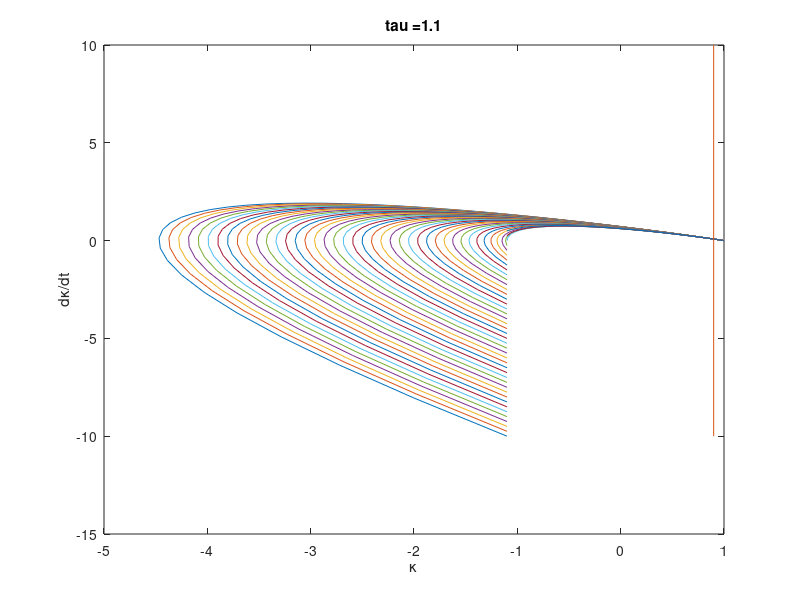

Recreate this plot in MATLAB.
%plot first solution branches for diff tau

%fixed parameters
%params
eps = 2;
c = 1;
I = 0.1;

%results in
K_V_ON = eps/2-I;
K_V_OFF = -eps/2-I;

% tau = [0.01; 0.1; 0.2; 0.3; 0.4; 0.5; 0.6; 0.7; 0.8; 0.9; 1.1; 10;];
tau = 1.1;

for ii = 1:size(tau,1);
   figure(ii); clf;    
   title_plot = strcat('tau = ', num2str(tau(ii)));
   for alpha= -10:0.25:0.5
        B = (K_V_OFF - c + alpha)/(1-1/tau(ii));
        A = K_V_OFF - c - B;
        K = @(t) c + A*exp(-t) + B*exp(-t./tau(ii));
        Kdot = @(t) -A*exp(-t) - B./tau(ii)*exp(-t./tau(ii));
        t = linspace(0, 100, 1000)';
        kk = K(t);
        kprime = Kdot(t);
        plot(kk, kprime); hold on;
%         plot(t, kk); hold on;
   end
   line([K_V_ON,K_V_ON],[-10,10]);
%    line([-3, 2], [0.2,0.2]);
%    line([0,10],[K_V_ON,K_V_ON]);
   title(title_plot);
   xlabel('\kappa'); ylabel('d\kappa/dt');
   hold off
    
    
end